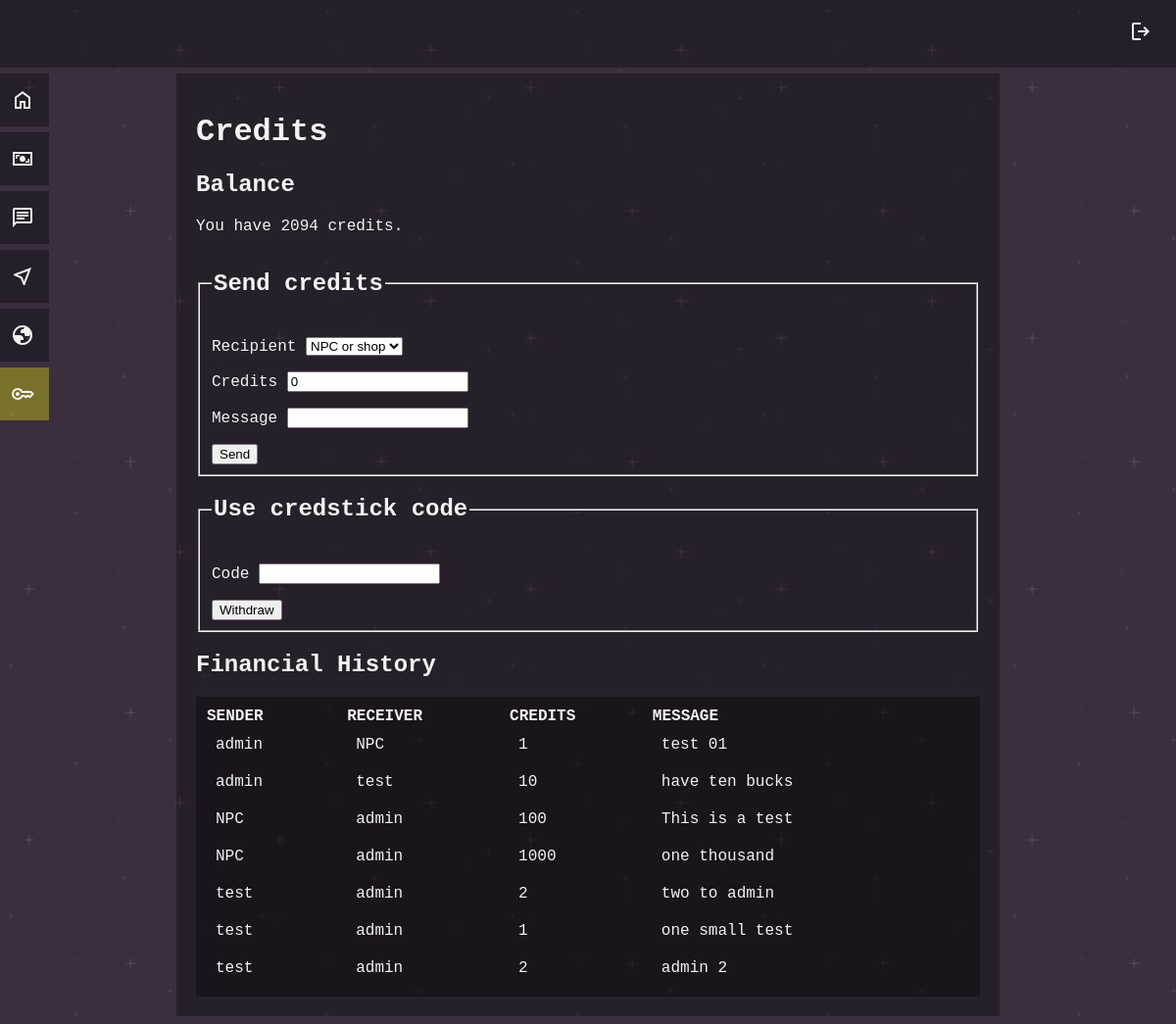
The page /credits (signed in) on the database as committed earlier.
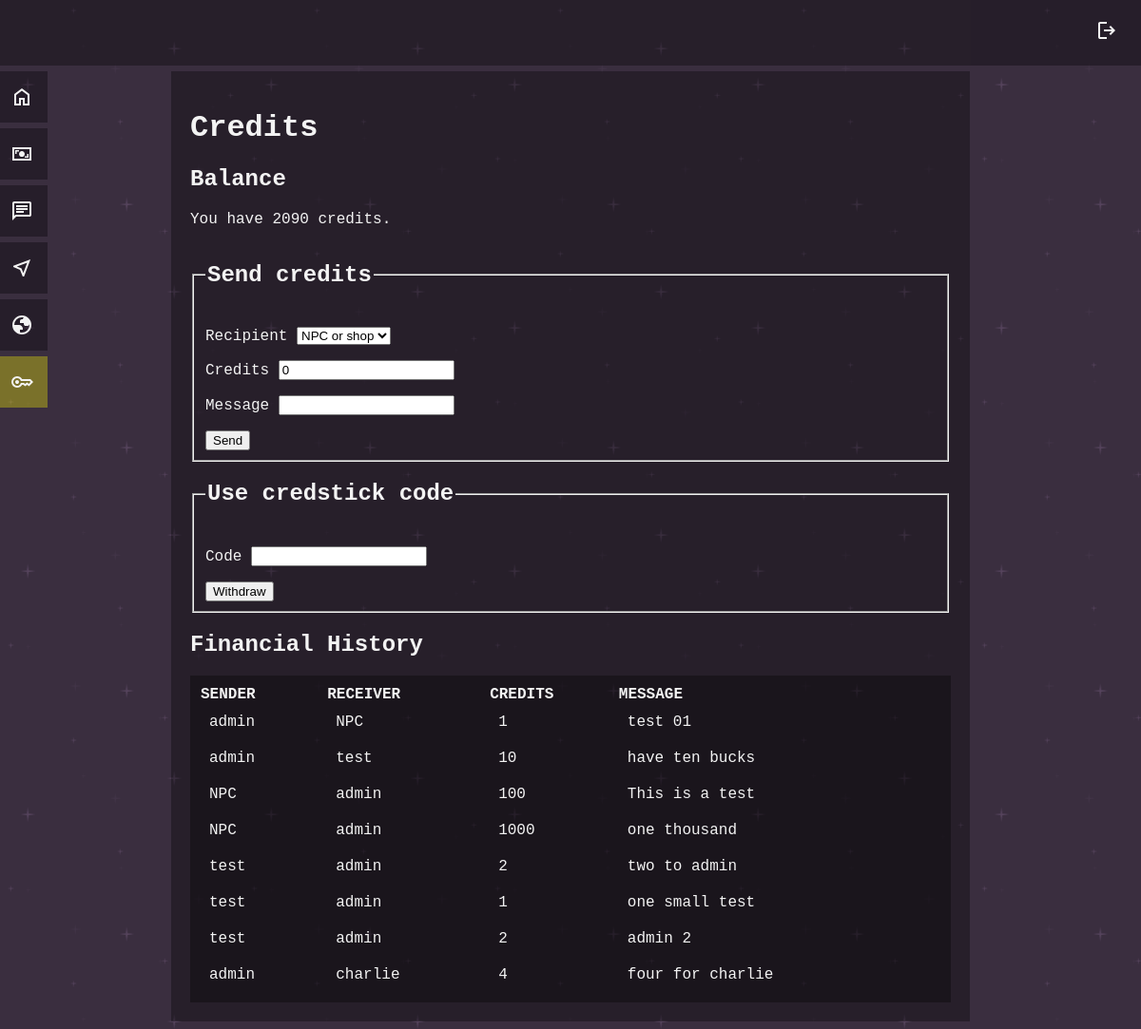
The same page on the database as committed later.
### tables this page shows
CREATE TABLE users (
id INTEGER PRIMARY KEY AUTOINCREMENT NOT NULL,
username TEXT NOT NULL UNIQUE,
hash TEXT NOT NULL,
admin INTEGER DEFAULT 0,
credits INTEGER DEFAULT 0, campaign INTEGER);

CREATE TABLE financehistory (
id INTEGER PRIMARY KEY AUTOINCREMENT UNIQUE NOT NULL,
isfrom TEXT NOT NULL,
isto TEXT NOT NULL,
value INTEGER,
message TEXT
);

### app.py (the view)
@app.route("/credits")
@login_required
def credits():
    credits_balance = db.execute("SELECT credits FROM users WHERE id = ?", session["user_id"])[0]["credits"]
    user_campaign = db.execute("SELECT campaign FROM users WHERE id = ?", session['user_id'])[0]['campaign']
    send_list = db.execute("SELECT username FROM users WHERE campaign = ? AND NOT id = ?", user_campaign, session['user_id'])
    current_username = db.execute("SELECT username FROM users WHERE id = ?", session['user_id'])[0]['username']
    finance_history = db.execute("SELECT * FROM financehistory WHERE isfrom = ? OR isto = ? ORDER BY id", current_username, current_username)
    return render_template("credits.html", credits_balance=credits_balance, send_list=send_list, finance_history=finance_history)

### app.py (called while the page is built)
@app.context_processor
def inject_admin_status():
    admin_status = session.get("admin", 0)
    return dict(admin=admin_status)

@app.after_request
def after_request(response):
    response.headers["Cache-Control"] = "no-cache, no-store, must-revalidate"
    response.headers["Expires"] = 0
    response.headers["Pragma"] = "no-cache"
    return response

### helpers.py (called while the page is built)
def login_required(f):
    @wraps(f)
    def decorated_function(*args, **kwargs):
        if session.get("user_id") is None:
            return redirect("/login")
        return f(*args, **kwargs)
    return decorated_function

### templates/credits.html (shortened to what this page needs)
{% extends "layout.html" %}
{% block main %}
<h1>Credits</h1>
<h2>Balance</h2>
<p>You have {{ credits_balance }} credits.</p>
<form action="/credits_send" method="post">
    <fieldset>
        <legend>
            <h2>Send credits</h2>
        </legend>
        <p>
            <label>
                Recipient
            </label>
            <select name="send_credits_to">
                <option value="NPC" selected>NPC or shop</option>
            </select>
        </p>
        <p>
            <label>
                Credits
            </label>
            <input type="number" name="send_credits_amount" min="1" value="0" />
        </p>
        <p>
            <label>
                Message
            </label>
            <input type="text" name="send_credits_note" />
        </p>
        <div>
            <button type="submit">Send</button>
        </div>
    </fieldset>
</form>
<form action="/credits_receive" method="post">
    <fieldset>
        <legend>
            <h2>Use credstick code</h2>
        </legend>
        <div>
            <p>
                <label>
                    Code
                </label>
                <input type="text" name="input_credstick_code" />
            </p>
            <div>
                <button type="submit">Withdraw</button>
            </div>
        </div>
    </fieldset>
</form>
<h2>Financial History</h2>
<table class="dark_table">
    <thead>
        <tr>
            <th>SENDER</th>
            <th>RECEIVER</th>
            <th>CREDITS</th>
            <th>MESSAGE</th>
        </tr>
    </thead>
    <tbody>
        {% for line in finance_history %}
        <tr>
            <td>{{ line.isfrom }}</td>
            <td>{{ line.isto }}</td>
            <td>{{ line.value }}</td>
            <td>{{ line.message }}</td>
        </tr>
        {% endfor %}
    </tbody>
</table>
{% endblock %}

### templates/layout.html (shortened to what this page needs)
<!DOCTYPE html>
<html lang="en">
<head>
    <link href="static\style_default.css" rel="stylesheet">
</head>
<body>
    <header>
        <div>
            {% if session['user_id'] %}
            <a href="/logout" class="float_right"><img src="static/icon-logout.svg" alt="log out" /></a>
            {% endif %}
        </div>
    </header>
    {% if session['user_id'] %}
    <nav>
        <a href="/" id="link_home">Home<img src="static/icon-home.svg" class="float_right" /></a>
        <a href="/credits" id="link_credits">Credits<img src="static/icon-credits.svg" class="float_right" /></a>
        <a href="/compad" id="link_compad">Compad<img src="static/icon-compad.svg" class="float_right" /></a>
        <a href="/starmap" id="link_starmap">Starmap<img src="static/icon-starmap.svg" class="float_right" /></a>
        <a href="/system" id="link_system">System<img src="static/icon-system.svg" class="float_right" /></a>
        {% if admin == 1 %}
        <a href="/admin" id="link_admin">Admin<img src="static/icon-key.svg" class="float_right" /></a>
        {% endif %}
    </nav>
    {% endif %}
    <main>
        {% block main %}{% endblock %}
    </main>
</body>
</html>

### static/style_default.css (style rules this page uses)
body { background-color: #392e40; background-image: url("darkPurple.png"); background-repeat: repeat; font-family: "Courier New", Courier, monospace; color: #f3f3f3; }
header { position: fixed; left: 0; top: 0; width: 100%; background-color: rgba(0, 0, 0, 0.33); padding: 20px; overflow: hidden; z-index: -1; }
header a, header span { float: left; text-align: center; padding-right: 44px; }
main { max-width: 800px; margin-left: auto; margin-right: auto; margin-top: 75px; background-color: rgba(0, 0, 0, 0.33); padding: 20px; }
nav { z-index: 1; position: fixed; left: -10px; top: 0px; }
nav a { position: absolute; left: -100px; transition: 0.3s; padding: 15px; width: 130px; text-decoration: none; font-size: 20px; color: #ffffff; background-color: rgba(0, 0, 0, 0.33); }
#link_home { top: 75px; }
#link_credits { top: 135px; }
#link_compad { top: 195px; }
#link_starmap { top: 255px; }
#link_system { top: 315px; }
#link_admin { top: 375px; background-color: rgba(255, 251, 0, 0.33); }
a { text-decoration: none; color: white; font-weight: bold; }
.float_right { float: right; }
.dark_table { border: none; border-spacing: 0px; width: 100%; background-color: rgba(0, 0, 0, 0.33); padding: 10px; text-align: left; }
.dark_table td { padding: 10px; }

Rows that differ between the two databases and show on the page:
changed users: credits "2094" → "2090"
added financehistory: isfrom "admin", isto "charlie", value "4", message "four for charlie"
